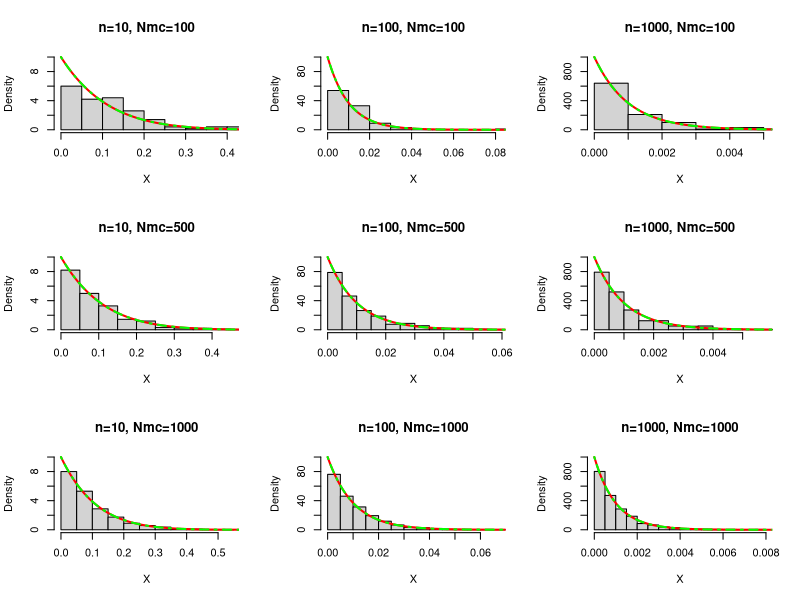
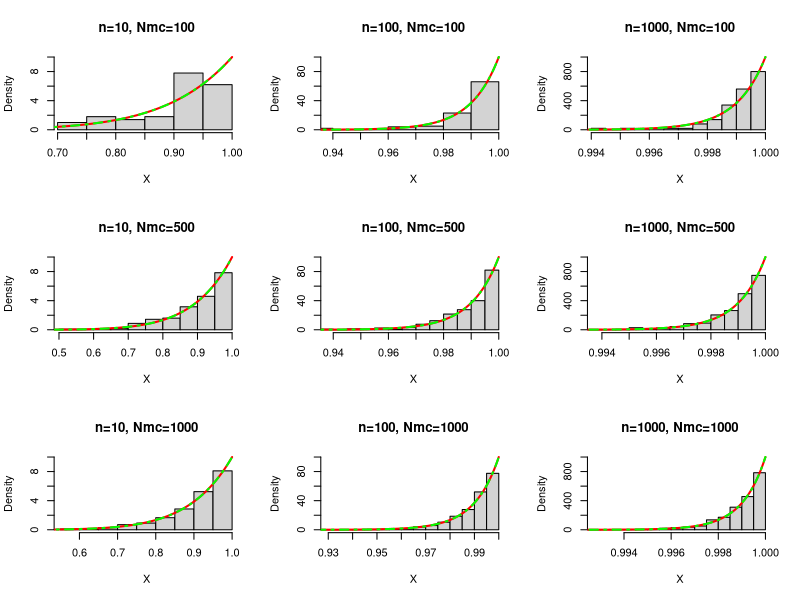

Generate these figures, in order, with R:
##### Comments ############################################################################################

# Probability limits

# As we can see from the produced Graphs and was veryfied in the Tutorial:
# X_minimum --> 0 as n --> Inf, hence plim(X_minimum) = 0
# X_maximum --> 1 as n --> Inf, hence plim(X_maximum) = 1 

# Influence of an increasing Number of Replications of Monte-Carlo-Simulation (Nmc): 

# For both the distributions of the sample maximum and the sample minimum we move closer to the (identical)
# Distributions of the Pen & Paper-Tutorial / Solution of the Tutorial

# Influence of an increasing Number of Draws (n): 

# We can observe that both the Probability of X_minimum and X_maximum get closer to their theoretical 
# values of 0 and 1 respectively. Also their distributions becomes more centered 
# towards these values with as the Number of Draws approaches infinity.

##### Sample Minimum ######################################################################################

Nmc = c(100,500,1000)      # Number of Replications of Monte-Carlo-Simulation
n = c(10,100,1000)         # Number of Draws

path = file.path(getwd(), paste("HA1_minimum_stu127762_stu107307",'pdf', sep = '.'))  # Creating File-Path
pdf(file=path)             # Save Output as PDF-File for given Path
par(mfrow = c(3,3))        # Put all Subgraphs into 3x3 plot 

X_minimum = matrix()       # Initialise Matrix

for (i in Nmc){            # Loop over Replications of Monte-Carlo-Simulation
  for (j in n){            # Loop over Draws
    X = matrix(runif(i*j, min=0, max=1), i, j)        # Standard Uniformly Distributed Random Draws
    X_minimum = apply(X, 1, min)                      # Select Minimum Values
    
    x1 = seq(from=0, to=1, length.out = 10000)        # Generating 10^4 long sequence of numbers in the range of 0 and 1
    y1 = j*(1-x1)^(j-1)                               # Distribution from Pen & Paper-Tutorial
    y2 = dbeta(x1, 1, j)                              # Distribution from Solution
    hist(X_minimum, breaks = "Scott", freq = F, xlim = c(0,max(X_minimum)), ylim = c(0,j), 
         main=paste("n=", j,", Nmc=", i, sep = ""), 
         xlab = "X", ylab = "Density")                               # Draw Histogram of Minimum Values using Scott Method   
    lines(x1, y1, type = "l", lty=1, col="red", lwd=2)               # Draw Distribution from Pen & Paper-Tutorial
    lines(x1, y2, type = "l", lty=4,  col="green", lwd=2)            # Draw Distribution from Solution
  }
}

dev.off()                  # Reset Plot Settings       
par(mfrow=c(1,1))          

##### Sample Maximum ######################################################################################

Nmc = c(100,500,1000)      # Number of Replications of Monte-Carlo-Simulation
n = c(10,100,1000)         # Number of Draws

path = file.path(getwd(), paste("HA1_maximum_stu127762_stu107307",'pdf', sep = '.'))  # Creating File-Path
pdf(file=path)             # Save Output as PDF-File for given Path
par(mfrow = c(3,3))        # Put all Subgraphs into 3x3 plot

X_maximum = matrix()       # Initialise Matrix

for (i in Nmc){            # Loop over Replications of Monte-Carlo-Simulation
  for (j in n){            # Loop over Draws
    X = matrix(runif(i*j, min=0, max=1), i, j)        # Standard Uniformly Distributed Random Draws
    X_maximum = apply(X, 1, max)                      # Select Maximum Values
    
    x1 = seq(from=0, to=1, length.out = 10000)        # Generating 10^4 long sequence of numbers in the range of 0 and 1
    y1 = j*x1^(j-1)                                   # Distribution from Pen & Paper-Tutorial
    y2 = dbeta(x1, j, 1)                              # Distribution from Solution
    hist(X_maximum, breaks = "Scott", freq = F, xlim = c(min(X_maximum),1), ylim = c(0,j), 
         main=paste("n=",j,", Nmc=", i, sep = ""), 
         xlab = "X", ylab = "Density")                # Draw Histogram of Minimum Values using Scott Method   
    lines(x1, y1, type = "l", lty=1, col="red", lwd=2)               # Draw Distribution from Pen & Paper-Tutorial
    lines(x1, y2, type = "l", lty=4,  col="green", lwd=2)            # Draw Distribution from Solution
  }
}

dev.off()                  # Reset Plot Settings
par(mfrow=c(1,1))          

###########################################################################################################



